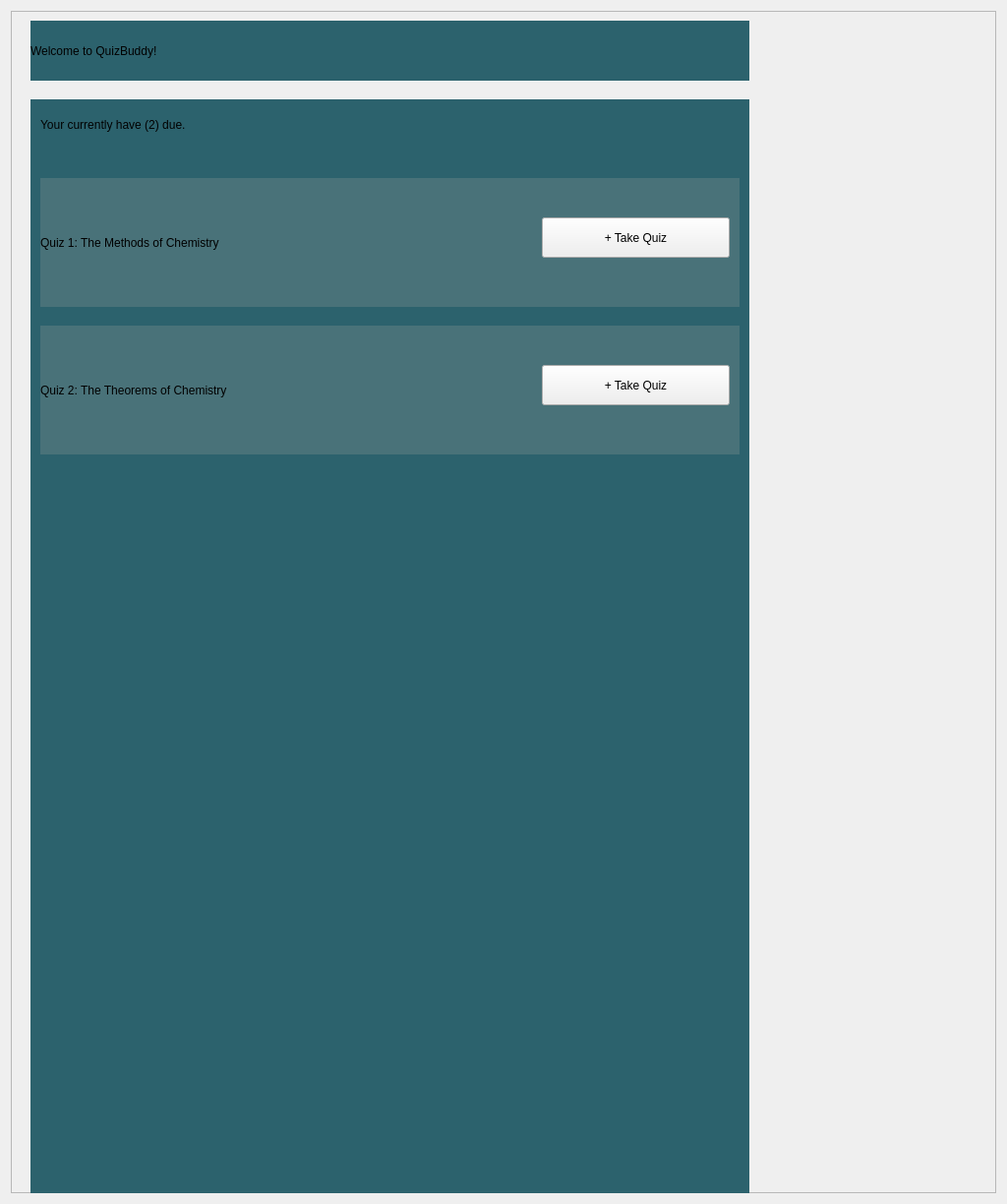
      <widget class="QWidget" name="scrollAreaWidgetContents_14">
       <property name="geometry">
        <rect>
         <x>0</x>
         <y>0</y>
         <width>1024</width>
         <height>1224</height>
        </rect>
       </property>
       <layout class="QVBoxLayout" name="verticalLayout_14">
        <item>
         <widget class="QFrame" name="frame_7">
          <property name="minimumSize">
           <size>
            <width>1000</width>
            <height>1200</height>
           </size>
          </property>
          <property name="styleSheet">
           <string notr="true">bbackground-color:rgb(13, 107, 90);</string>
          </property>
          <property name="frameShape">
           <enum>QFrame::StyledPanel</enum>
          </property>
          <property name="frameShadow">
           <enum>QFrame::Raised</enum>
          </property>
          <widget class="QLabel" name="label_63">
           <property name="geometry">
            <rect>
             <x>20</x>
             <y>10</y>
             <width>731</width>
             <height>61</height>
            </rect>
           </property>
           <property name="styleSheet">
            <string notr="true">background-color: rgb(44, 98, 109);
font: 18pt &quot;Times New Roman&quot;;</string>
           </property>
           <property name="text">
            <string>Welcome to QuizBuddy!</string>
           </property>
          </widget>
          <widget class="QLabel" name="label_64">
           <property name="geometry">
            <rect>
             <x>20</x>
             <y>90</y>
             <width>731</width>
             <height>1200</height>
            </rect>
           </property>
           <property name="styleSheet">
            <string notr="true">background-color: rgb(44, 98, 109);
font: 18pt &quot;Times New Roman&quot;;</string>
           </property>
           <property name="text">
            <string/>
           </property>
          </widget>
          <widget class="QLabel" name="label_65">
           <property name="geometry">
            <rect>
             <x>30</x>
             <y>100</y>
             <width>231</width>
             <height>31</height>
            </rect>
           </property>
           <property name="styleSheet">
            <string notr="true">
background-color: rgb(44, 98, 109);
font: 14pt &quot;Times New Roman&quot;;</string>
           </property>
           <property name="text">
            <string>Your currently have (2) due. </string>
           </property>
          </widget>
          <widget class="QLabel" name="label_66">
           <property name="geometry">
            <rect>
             <x>30</x>
             <y>170</y>
             <width>711</width>
             <height>131</height>
            </rect>
           </property>
           <property name="styleSheet">
            <string notr="true">background-color: rgb(73, 114, 121);
font: 18pt &quot;Times New Roman&quot;;</string>
           </property>
           <property name="text">
            <string>Quiz 1: The Methods of Chemistry </string>
           </property>
          </widget>
          <widget class="QPushButton" name="createQuiz_6">
           <property name="geometry">
            <rect>
             <x>540</x>
             <y>210</y>
             <width>191</width>
             <height>41</height>
            </rect>
           </property>
           <property name="styleSheet">
            <string notr="true">font: italic 16pt &quot;TImes New Roman&quot;;</string>
           </property>
           <property name="text">
            <string>+ Take Quiz</string>
           </property>
          </widget>
          <widget class="QLabel" name="label_67">
           <property name="geometry">
            <rect>
             <x>30</x>
             <y>320</y>
             <width>711</width>
             <height>131</height>
            </rect>
           </property>
           <property name="styleSheet">
            <string notr="true">background-color: rgb(73, 114, 121);
font: 18pt &quot;Times New Roman&quot;;</string>
           </property>
           <property name="text">
            <string>Quiz 2: The Theorems of Chemistry</string>
           </property>
          </widget>
          <widget class="QPushButton" name="createQuiz_7">
           <property name="geometry">
            <rect>
             <x>540</x>
             <y>360</y>
             <width>191</width>
             <height>41</height>
            </rect>
           </property>
           <property name="styleSheet">
            <string notr="true">font: italic 16pt &quot;TImes New Roman&quot;;</string>
           </property>
           <property name="text">
            <string>+ Take Quiz</string>
           </property>
          </widget>
         </widget>
        </item>
       </layout>
      </widget>
